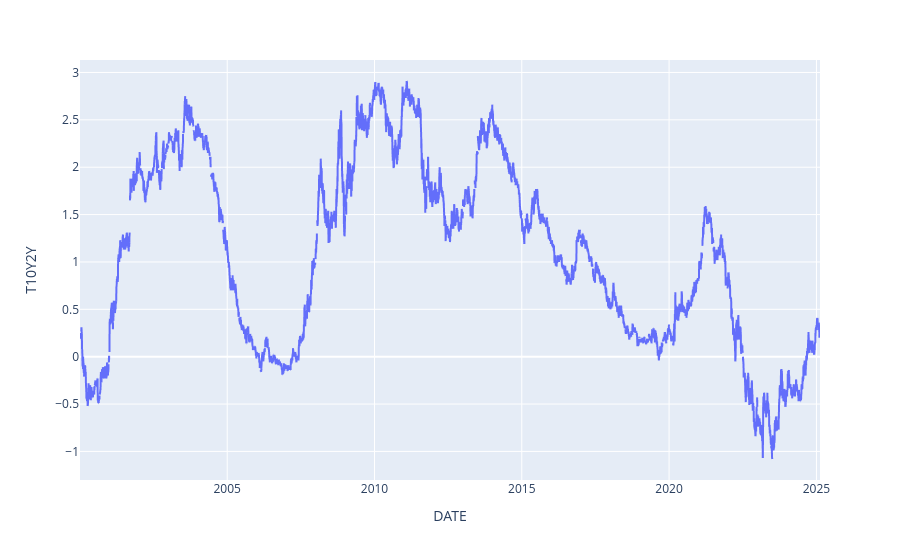

The cell this chart's notebook holds for it:
### Code cell
px.line(US10US02, x=US10US02.index, y='T10Y2Y')

### Figure 1 — Plotly figure (JSON) as saved in the notebook; plotly's stock layout.template omitted (floating-point values rounded to 4 significant figures; data arrays with more than 128 entries replaced by an {"elided": "..."} marker saying what was removed)
{"data": [{"hovertemplate": "DATE=%{x}<br>T10Y2Y=%{y}<extra></extra>", "legendgroup": "", "line": {"color": "#636efa", "dash": "solid"}, "marker": {"symbol": "circle"}, "mode": "lines", "name": "", "showlegend": false, "type": "scattergl", "x": {"elided": "6555 str values"}, "xaxis": "x", "y": {"elided": "6555 float values"}, "yaxis": "y"}], "layout": {"legend": {"tracegroupgap": 0}, "margin": {"t": 60}, "xaxis": {"anchor": "y", "domain": [0, 1], "title": {"text": "DATE"}}, "yaxis": {"anchor": "x", "domain": [0, 1], "title": {"text": "T10Y2Y"}}}}
